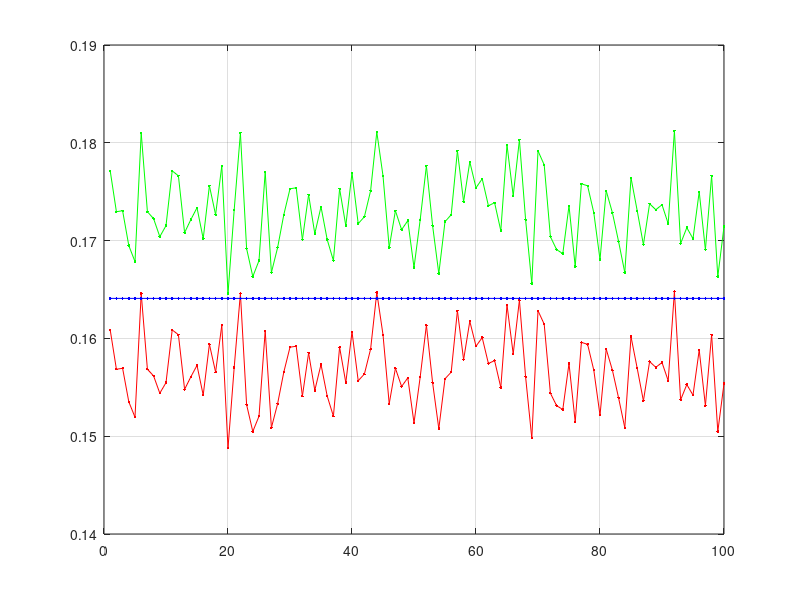

Source code (MATLAB):
pkg load statistics;

n = 10000;
m = 100;
a = 3.14;
s = 2.7;
t0 = 0.5;
y = 0.97;

Q = norminv((1 + y) / 2);
sample = normrnd(a, s, n, m);
f = mean(sample < t0);
delta = Q * sqrt(f .* (1 - f) / n);
L = f - delta;
R = f + delta;
F = normcdf(t0, a, s);

x = 1:1:m;
plot(x, L, "r.-", x, R, "g.-", x, ones(1, m) .* F, "b.-")
grid

miss = sum(L > F) + sum(R < F);
printf("Number of misses %g\n", miss);